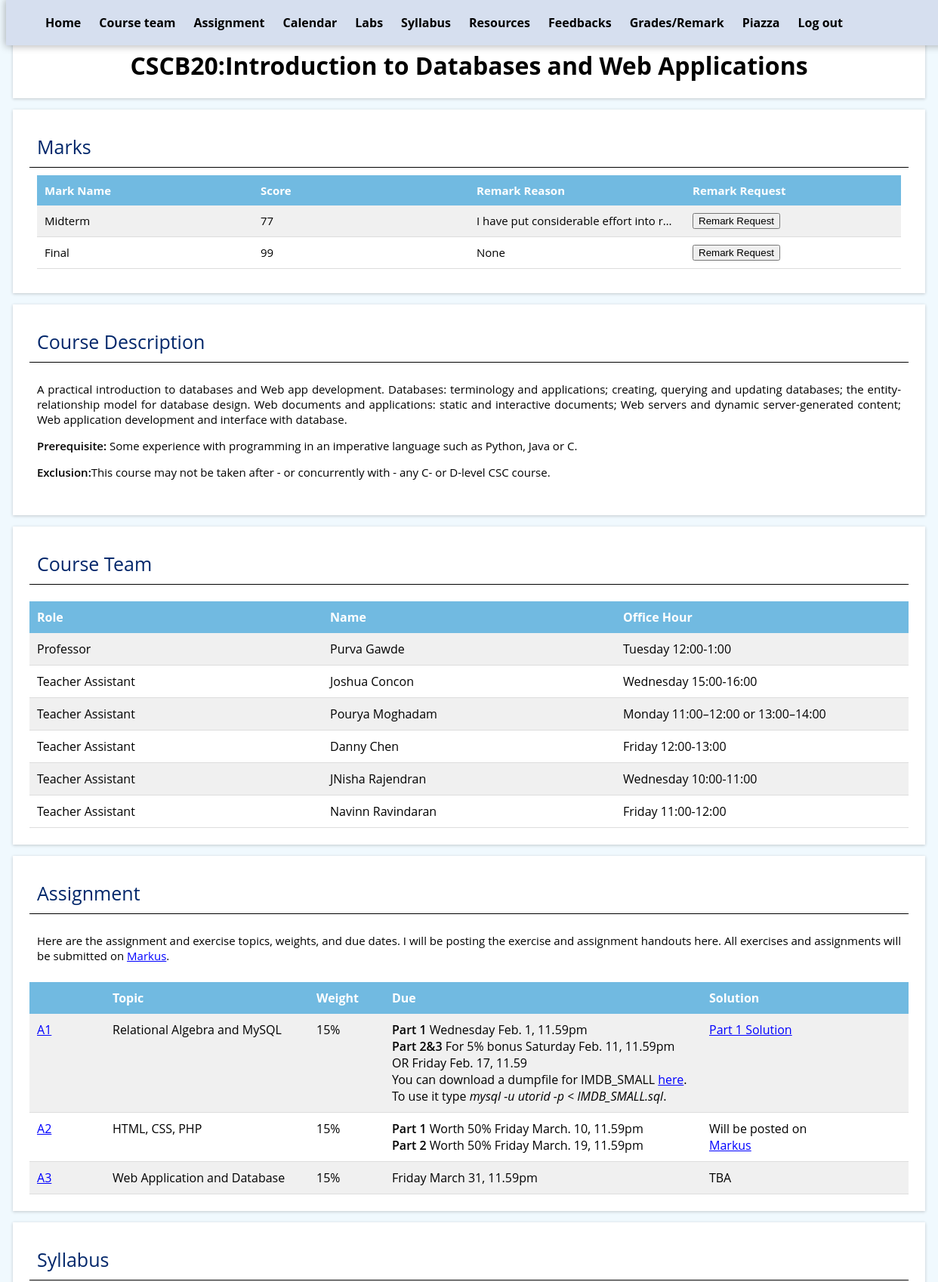
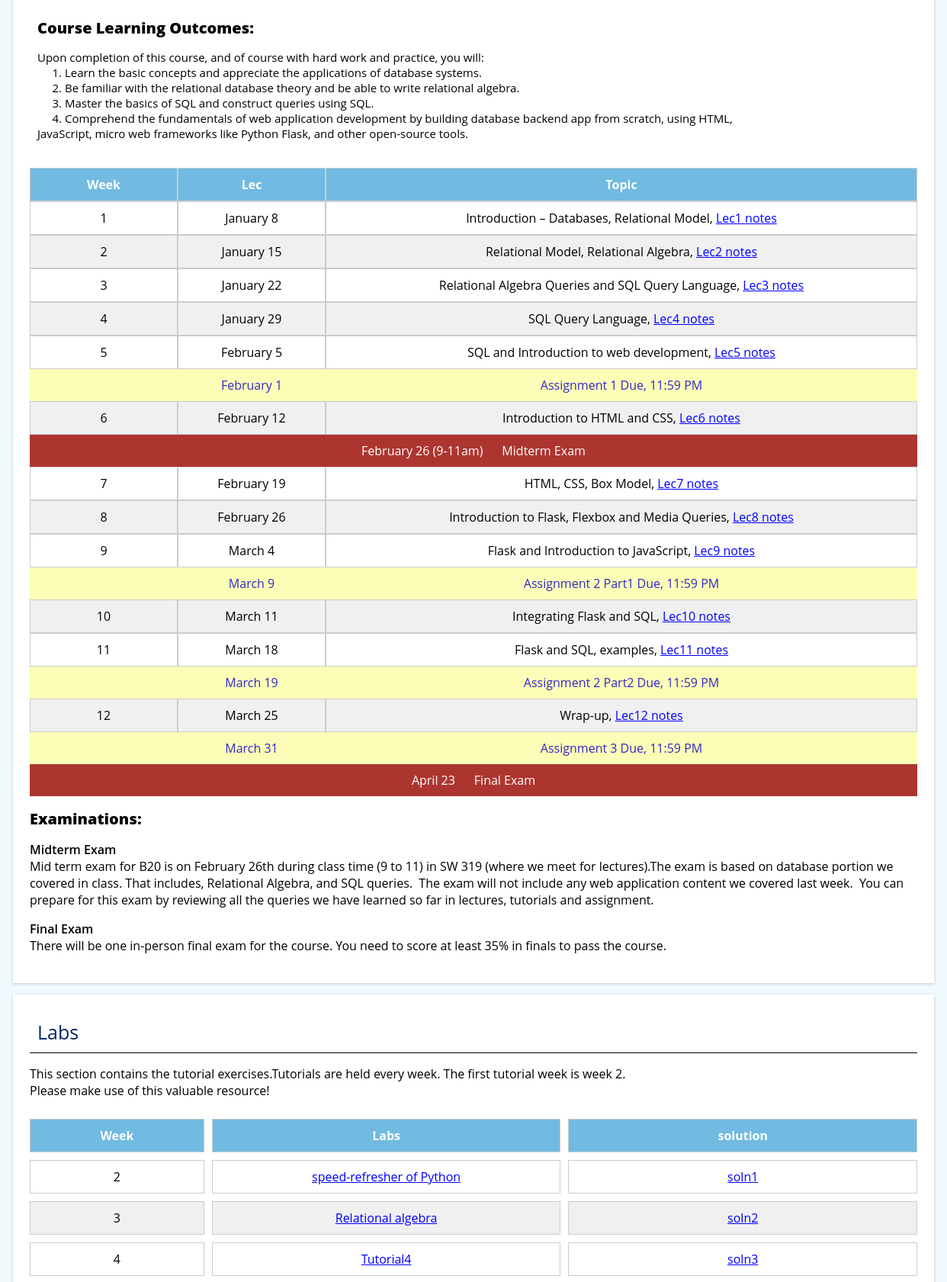
/mark (signed in, upper part), run on the app's committed database (2 pictures, top to bottom).
### tables this page shows
CREATE TABLE "Remark" (
	"mark_id"	INTEGER,
	"reason"	TEXT
);

CREATE TABLE "Mark" (
	"mark_id"	INTEGER NOT NULL,
	"name"	TEXT,
	"grade"	NUMERIC,
	"username"	TEXT NOT NULL,
	PRIMARY KEY("mark_id")
);

### app.py (the view)
@app.route('/mark')
def mark():
    if 'username' not in session:
        return redirect('/login')
    if session['admin']:
        if not request.args:
            db = get_db()
            db.row_factory = make_dict
            students = query_db('SELECT DISTINCT username FROM User WHERE admin = 0')
            marks = query_db('SELECT name,grade,username  FROM mark order by username,name desc')
            db.close()
            return render_template('uploadmark.html', students=students, marks=marks)
        else:
            name = request.args['name']
            grade = float(request.args['grade'])
            username = request.args['username']
            db = get_db()
            db.row_factory = make_dict
            marks = query_db('SELECT name,grade,username  FROM mark where name=? and username=?', [name, username])
            if not marks:
                insert_db(
                    'INSERT INTO Mark (name, grade, username) VALUES (?, ?, ?)',
                    (name, grade, username))
                flash("Mark for " + username + "‘s " + name + " is inserted with value: " + request.args['grade'])
            else:
                insert_db(
                    'UPDATE  Mark SET grade = ? where  name=? and username=?', [grade, name, username])
                flash("Mark for " + username + "‘s " + name + " is  updated with value: " + request.args['grade'])
            return redirect('/mark')
    else:
        db = get_db()
        db.row_factory = make_dict
        marks = query_db(
            'SELECT mark.mark_id,mark.name,mark.grade,mark.username,remark.reason FROM mark LEFT JOIN remark ON  remark.mark_id = mark.mark_id where username=?',
            [session['username']])
        db.close()
        return render_template('showmark.html', marks=marks)

### app.py (called while the page is built)
def get_db():
    db = getattr(g, '_database', None)
    if db is None:
        db = g._database = sqlite3.connect(DATABASE)
    return db

def query_db(query, args=(), one=False):
    cur = get_db().execute(query, args)
    rv = cur.fetchall()
    return (rv[0] if rv else None) if one else rv

def make_dict(cursor, row):
    return dict((cursor.description[idx][0], value)
                for idx, value in enumerate(row))

@app.teardown_appcontext
def close_connection(exception):
    db = getattr(g, '_database', None)
    if db is not None:
        db.close()

### templates/showmark.html (shortened to what this page needs)
{% extends "base.html" %}
{% block content %}
<section class="section">
    <h2>Marks</h2>
    <div class="info">
<div class="flex-table">
  <div class="flex-table-header">
    <div class="flex-table-cell">Mark Name</div>
    <div class="flex-table-cell">Score</div>
    <div class="flex-table-cell">Remark Reason</div>
    <div class="flex-table-cell">Remark Request</div>
  </div>
    {% for mark in marks %}
        <div class="flex-table-row">
        <div class="flex-table-cell">{{ mark.name }}</div>
        <div class="flex-table-cell">{{ mark.grade }}</div>
        <div class="flex-table-cell">{{ mark.reason }}</div>
        <div class="flex-table-cell">
            <button onclick="submitData('{{ mark.mark_id }}')">Remark Request</button>
        </div>
        </div>
    {% endfor %}
</div>
</div>
</section>
{% endblock %}

### static/style/style.css (style rules this page uses)
body { font-family: 'Open Sans', sans-serif; word-wrap: break-word; background-color: #f0f9fe; padding-top: 20px; }
.section { background-color: white; margin-bottom: 0; margin: 15px 9px; padding: 20px; transition: margin-bottom 0.2 ease-in; box-shadow: 0 1px 4px rgba(0, 0, 0, 0.2); border: 2px solid #FFF; box-sizing: border-box; }
.section h2 { margin: 0; padding: 10px; border-bottom: 2px solid white; font-weight:400; font-size:25px; color:#00266a; border-bottom: 1px solid black; }
.section .info { padding: 10px; font-size: 15px; text-align: justify; text-justify: inter-word; }
.flex-table { display: flex; flex-direction: column; width: 100%; }
.flex-table-header, .flex-table-row { display: flex; justify-content: space-between; background-color: #71bae1; }
.flex-table-cell { padding: 10px; flex: 1; white-space: nowrap; overflow: hidden; text-overflow: ellipsis; }
.flex-table-header { font-weight: bold; color: white; }
.flex-table-row { background-color: transparent; border-bottom: 1px solid #ddd; }
.flex-table-row:nth-child(even) { background-color: #f0f0f0; }

### data on the page
Remark: name "Midterm", grade "77", reason "I have put considerable effort into r…"
Mark: name "Final", grade "99", reason "None"
